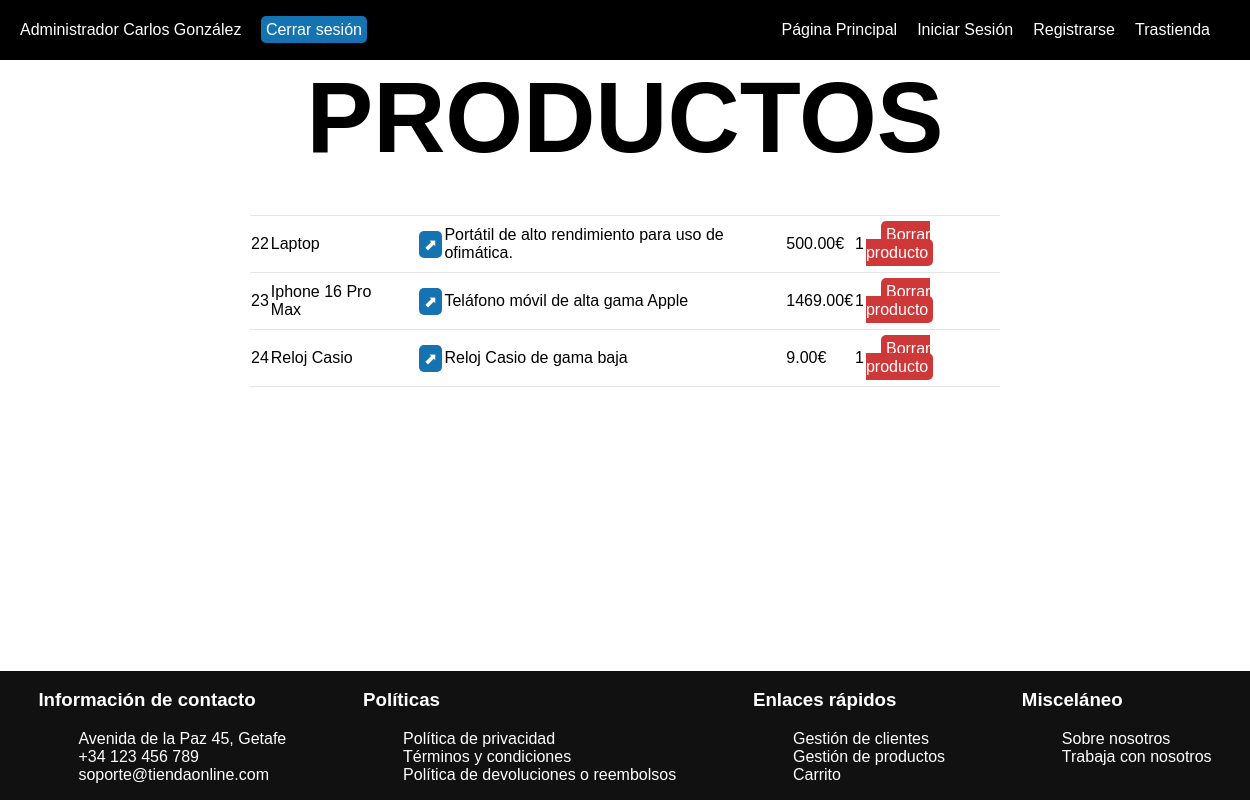
Page /Vista/show-DelProducts.php (signed in) on the committed database.
### tables this page shows
CREATE TABLE `producto` (
  `id` int(11) NOT NULL,
  `nombre` varchar(100) NOT NULL,
  `descripcion` text DEFAULT NULL,
  `precio` decimal(10,2) NOT NULL,
  `cliente_id` int(11) DEFAULT NULL,
  `fotoRuta` varchar(255) NOT NULL
);

### Modelo/DTOCliente.php (called while the page is built, shortened)
<?php
class DTOCliente{
    private $nombre;
    private $apellido;
    public function getNombre(){
        return $this->nombre;
    }
    public function getApellido(){
        return $this->apellido;
    }
}

### Modelo/db.php (called while the page is built, shortened)
<?php
class DB{
    private static $server = 'localhost:3306';
    private static $user = 'root';
    private static $password = '';
    private static $dbName = 'mi_tienda';
    private static $conn = null;
    public static function getConnection(){
        if(self::$conn === null){
            try{
                self::$conn = new PDO("mysql:host=".self::$server.";dbname=".self::$dbName."", self::$user, self::$password);
                self::$conn->setAttribute(PDO::ATTR_ERRMODE, PDO::ERRMODE_EXCEPTION);
            }
            catch(PDOException $e){
                echo "Error de conexión: " . $e->getMessage();
            }
        }
        return self::$conn;
    }
}

### Modelo/DAOProducto.php (called while the page is built, shortened)
<?php
require_once "DTOProducto.php";
require_once "db.php";
class DAOProducto{
    private $conn;
    public function __construct(){
        $this->conn = DB::getConnection();
    }
    public function getAllProducts(){
        $products = [];
        $sql = "select * from Producto";
        $select = $this->conn->query($sql);
        if($select->rowCount() > 0){
            while($row = $select->fetch(PDO::FETCH_ASSOC)){
                $products[] = new DTOProducto( $row['nombre'], $row['descripcion'], $row['precio'], $row['cliente_id'], ruta: $row['fotoRuta'],id: $row['id']);
            }
        }
        return $products;
    }
}

### Modelo/DTOProducto.php (called while the page is built, shortened)
<?php
class DTOProducto{
    private $id;
    private $nombre;
    private $descripcion;
    private $precio;
    private $cliente_id;
    public function __construct(String $nombre,  $descripcion,  $precio,  $cliente_id, $ruta = null,$id = null){
        $this->id = $id;
        $this->nombre = $nombre;
        $this->descripcion = $descripcion;
        $this->precio = $precio;
        $this->cliente_id = $cliente_id;
    }
    public function getId(){
        return $this->id;
    }
    public function getNombre(){
        return $this->nombre;
    }
    public function getDescripcion(){
        return $this->descripcion;
    }
    public function getPrecio(){
        return $this->precio;
    }
    public function getClienteId(){
        return $this->cliente_id;
    }
}

### Vista/show-DelProducts.php (the view, shortened to what this page needs)
<!DOCTYPE html>
<html lang="en">
<head>
    <link rel="stylesheet" href="Assets/styles.css">
</head>
<?php
    require_once "../Modelo/DAOCliente.php";
    require_once "../Modelo/DAOProducto.php";
?>
<body class="vFlex" style="overflow-x: hidden;">
    <div style="width: 100%;">
        <nav>
            <div>
                <?php
                    $class = "hidden";
                    $nombre = "";
                    $apellido = "";
                    if(isset($_SESSION['cliente'])){
                        $class = "";
                        $nombre = $_SESSION['cliente']->getNombre();
                        $apellido = $_SESSION['cliente']->getApellido();
                    }
                    print '<p class="'.$class.'">Administrador '.$nombre.' '.$apellido.' <a class="btn" href="../Controlador/controlPeticionesCliente.php?cliente=true">Cerrar sesión</a></p>'
                ?>
            </div>
            <div>
                <a href="index.php">Página Principal</a>
                <a href="inicioSesion.php">Iniciar Sesión</a>
                <a href="registro.php">Registrarse</a>
                <a href="trastienda.php">Trastienda</a>
                <img src="">
            </div>
        </nav>
        <div>
        <h1 class="center xxl">PRODUCTOS</h1>
        <div class="container">
            <table class="table">
                <tbody>
                    <?php
                        $DAOProducto = new DAOProducto();
                        $products = $DAOProducto->getAllProducts();
                        foreach ($products as $key => $product) {
                            print '<tr>';
                                print '<td>'. $product->getId() .'</td>';
                                print '<td>'. $product->getNombre() .'</td>';
                                print '<td><a title="Ir a la página del producto" class="btn btn-20" href="product.php?id='. $product->getId() .'">⬈</a></td>';
                                print '<td>'. $product->getDescripcion() .'</td>';
                                print '<td>'. $product->getPrecio() .'€</td>';
                                print '<td>'. $product->getClienteId().'</td>';
                                print '<td><a class="btn red" href="deleteProduct.php?id='. $product->getId() .'">Borrar producto</a></td>';
                            print '</tr>';
                        }
                    ?>
                </tbody>
            </table>
        </div>
    </div>
    </div>
    <footer class="footer">
        <div>
            <h3>Información de contacto</h3>
            <ul>
                <li>Avenida de la Paz 45, Getafe</li>
                <li> +34 123 456 789</li>
                <li>soporte@tiendaonline.com</li>
            </ul>
        </div>
        <div>
            <h3>Políticas</h3>
            <ul>
                <li><a href="#">Política de privacidad</a></li>
                <li><a href="#">Términos y condiciones</a></li>
                <li><a href="#">Política de devoluciones o reembolsos</a></li>
            </ul>
        </div>
        <div>
            <h3>Enlaces rápidos</h3>
            <ul>
                <li><a href="gestionCliente.php">Gestión de clientes</a></li>
                <li><a href="gestionProducto.php">Gestión de productos</a></li>
                <li><a href="carrito.php">Carrito</a></li>
            </ul>
        </div>
        <div>
            <h3>Misceláneo</h3>
            <ul>
                <li><a href="sobreNosotros.php">Sobre nosotros</a></li>
                <li><a href="#">Trabaja con nosotros</a></li>
            </ul>
        </div>
    </footer>
</body>
</html>

### Vista/Assets/styles.css (style rules this page uses)
html { height: 100vh; }
body { height: 100%; margin: 0; font-family: Arial, Helvetica, sans-serif; }
nav { display: flex; justify-content: space-between; align-items: center; padding: 10px; padding-left: 20px; padding-right: 20px; background-color: black; }
nav div { display: flex; justify-content: space-between; gap: 20px; align-items: center; }
nav a { color: white; text-decoration: none; transition: 500ms ease; }
nav img { width: 40px; min-width: 40px; min-height: 40px; }
nav p { margin: 0; color: white; }
.container { margin: 5vh 20vw; display: grid; gap: 20px; }
.xxl { font-size: 100px; }
.center { margin: 0; text-align: center; }
.table { border-spacing: 0; border-collapse: collapse; }
.table td { border-top: 1px solid #e4e4e4; border-bottom: 1px solid #e4e4e4; padding-top: 10px; padding-bottom: 10px; }
.btn { background-color: #1573b1; color: white; padding: 5px; border-radius: 5px; margin-left: 15px; text-decoration: none; }
.red { background-color: rgb(206, 56, 56); }
.btn-20 { max-width: 20px; max-height: 20px; }
.footer { display: flex; justify-content: space-around; align-items: end; background-color: #111111; color: #FFFF; }
.footer ul { list-style-type: none; }
.footer a { text-decoration: none; color: #FFFF; transition: 500ms ease; }
.vFlex { display: flex; flex-wrap: wrap; justify-content: center; align-content: space-between; }
.vFlex nav, .vFlex footer { width: 100%; }

### rows in the picture
producto: id "22", nombre "Laptop", descripcion "Portátil de alto rendimiento para uso de ofimática.", precio "500.00", cliente "1"
producto: id "23", nombre "Iphone 16 Pro Max", descripcion "Teláfono móvil de alta gama Apple", precio "1469.00", cliente "1"
producto: id "24", nombre "Reloj Casio", descripcion "Reloj Casio de gama baja", precio "9.00", cliente "1"

### other values in the picture
$nombre "Carlos"
$apellido "González"
